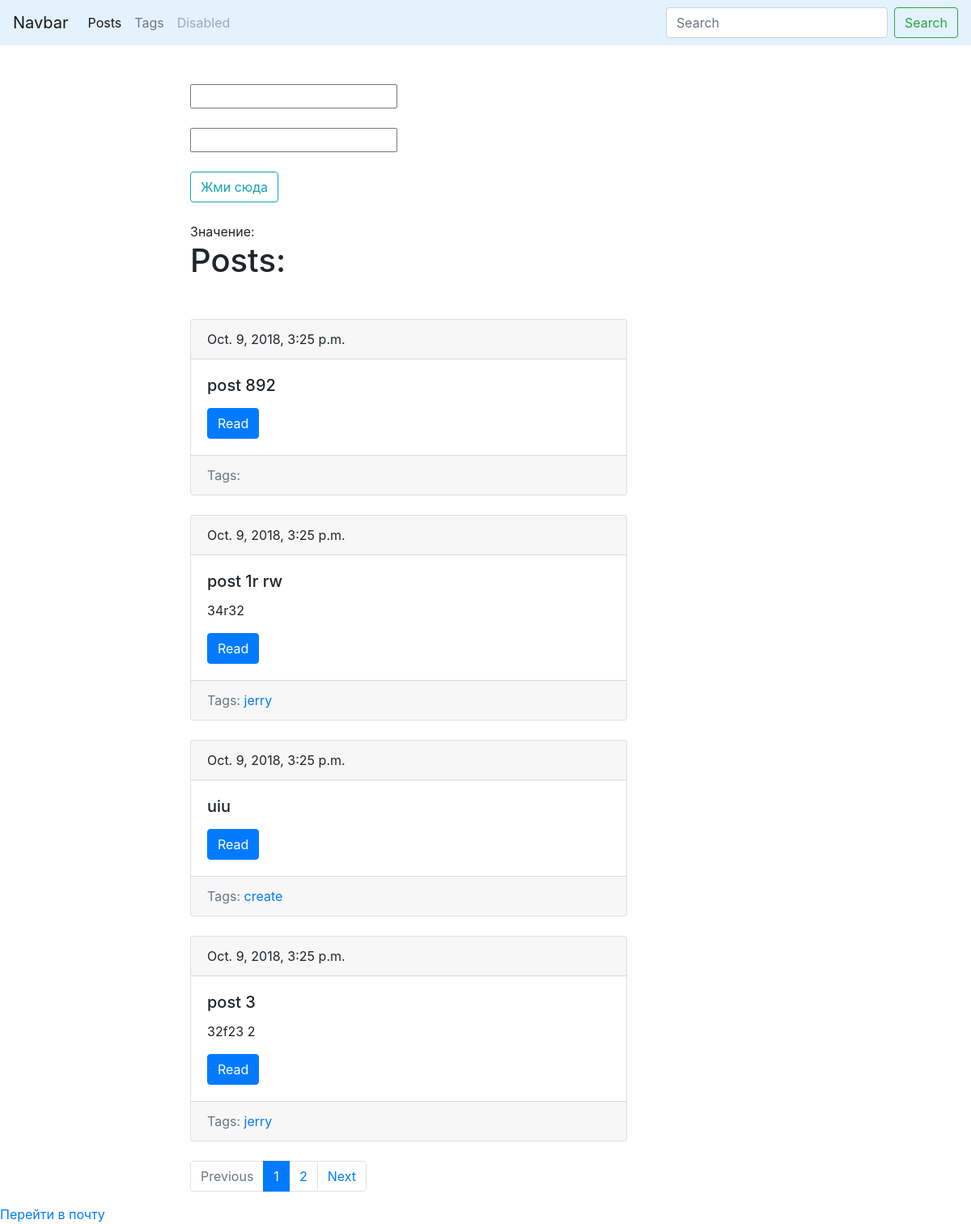
Screenshot of /blog/ with the database file from the repository.
### blog/models.py (models this page shows, shortened)
class Post(models.Model):
    title = models.CharField(max_length=150, db_index=True)
    slug = models.SlugField(max_length=150, blank=True, unique=True)
    body = models.TextField(blank=True, db_index=True)
    tags = models.ManyToManyField('Tag', blank=True, related_name='posts')
    date_pub = models.DateTimeField(auto_now_add=True)
    def get_absolute_url(self):
        return reverse('post_detail', kwargs={'slug': self.slug})
    class Meta:
        ordering = ['-date_pub']

class Tag(models.Model):
    title = models.CharField(max_length=50)
    slug = models.SlugField(max_length=50, unique=True)
    def get_absolute_url(self):
        return reverse('tag_detail', kwargs={'slug': self.slug})
    class Meta:
        ordering = ['title']

### blog/views.py (the view)
# urls.py: path('', posts_list, name='posts_list'),
def posts_list(request):
    search_query = request.GET.get('search', '')
    if search_query:
        posts = Post.objects.filter(Q(title__icontains=search_query) | Q(body__icontains=search_query))
    else:
        posts = Post.objects.all()
    paginator = Paginator(posts, 4)
    page_number = request.GET.get('page', 1)
    page = paginator.get_page(page_number)
    is_paginated = page.has_other_pages()
    if page.has_previous():
        prev_url = '?page={}'.format(page.previous_page_number())
    else:
        prev_url = ''
    if page.has_next():
        next_url = '?page={}'.format(page.next_page_number())
    else:
        next_url = ''
    context = {
        'page_object': page,
        'is_paginated': is_paginated,
        'next_url': next_url,
        'prev_url': prev_url
    }
    return render(request, 'blog/index.html', context=context)

### blog/templates/blog/index.html (shortened to what this page needs)
{% extends 'blog/base_blog.html' %}
{% block content %}
    <input id="val1" title="" type="number"/><br><br>
    <input id="val2" title="" type="number"/><br><br>
    <button class="btn btn-outline-info">Жми сюда</button><br><br>
    <div id="result">Значение:</div>
    <h1 class="mb-5">Posts:</h1>
    {% for post in page_object.object_list %}
        {% include 'blog/includes/post_card_template.html' %}
    {% endfor %}
{% endblock %}

### blog/templates/blog/includes/post_card_template.html
<div class="card mb-4">
  <div class="card-header">
     {{ post.date_pub }}
  </div>
      <div class="card-body">
        <h5 class="card-title">{{ post.title }}</h5>
        <p class="card-text">{{ post.body|truncatewords:15 }}</p>
        <a href="{{ post.get_absolute_url }}" class="btn btn-primary">Read</a>
      </div>
      <div class="card-footer text-muted">
          Tags:
          {% for tag in post.tags.all %}
              <a href="{{ tag.get_absolute_url }}">{{ tag.title }}</a>
          {% endfor %}
      </div>
</div>

### rows the page displays
Post: date_pub "Oct. 9, 2018, 3:25 p.m.", title "post 892"
Post: date_pub "Oct. 9, 2018, 3:25 p.m.", title "post 1r rw", body "34r32"
Tag: title "jerry"
Post: date_pub "Oct. 9, 2018, 3:25 p.m.", title "uiu"
Tag: title "create"
Post: date_pub "Oct. 9, 2018, 3:25 p.m.", title "post 3", body "32f23 2"

### other values shown
{{ n }} "1"
{{ n }} "2"
